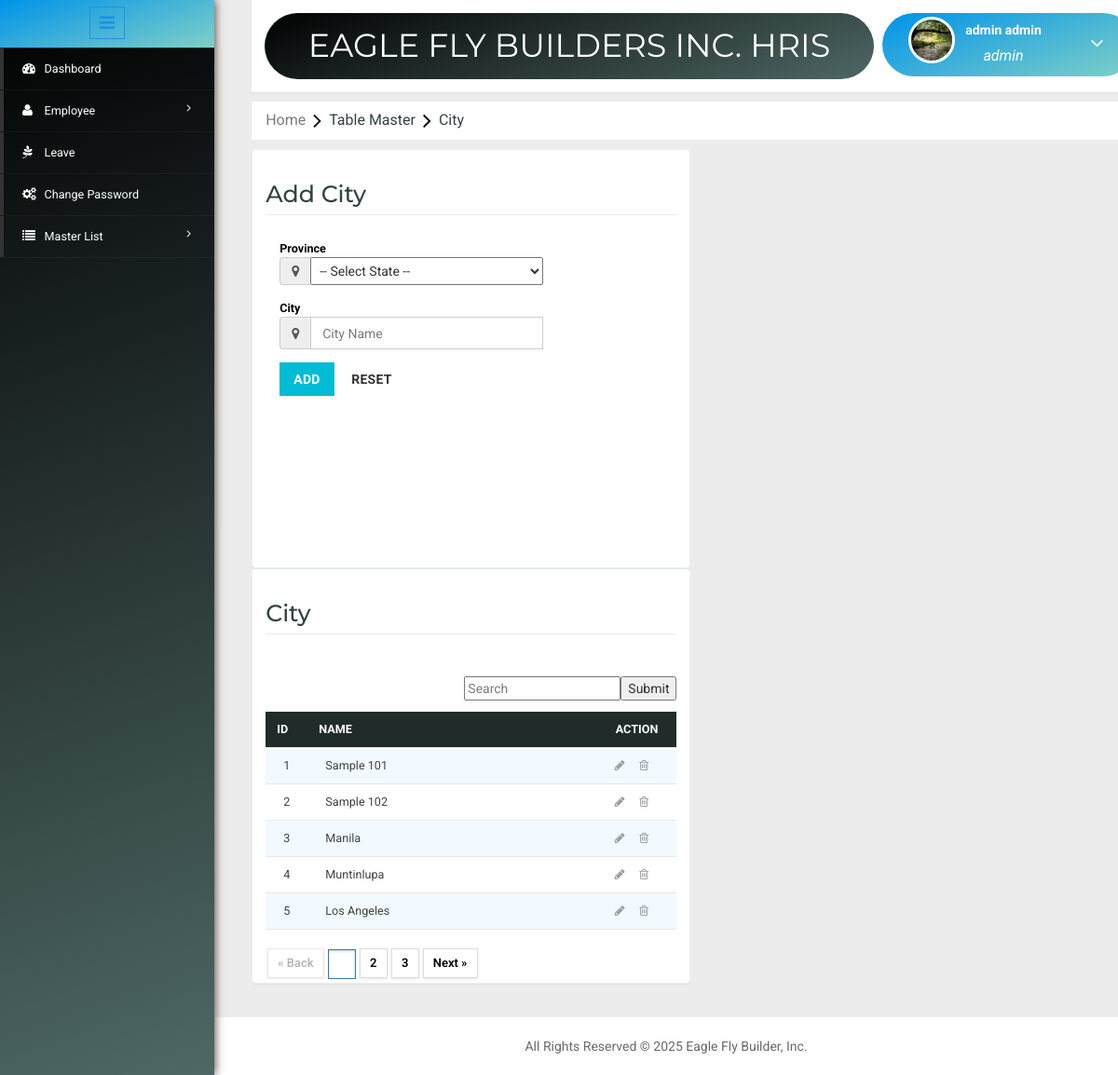
/city.php (signed in), run on the app's committed database.
### tables this page shows
CREATE TABLE `city` (
  `CityId` int(11) NOT NULL,
  `StateId` int(11) NOT NULL,
  `Name` varchar(200) NOT NULL
);

### city.php (the view, shortened to what this page needs)
<?php include('header.php'); ?>
<?php
	$dbs = new database();
	$db=$dbs->connection();
  $name="";
  $current_page = isset($_GET['bn']) ? (int)$_GET['bn'] : 1;
  $pagination = '<div class="pagination">';
  if(isset($_GET['searccity']))
  {
    $SearchCityName = $_GET['searccity'];
    $RecordeLimit = 5;
    $searchcity = mysqli_query($db,"select count(CityId) as total from city where Name like '%".$SearchCityName."%'");
    $CName = mysqli_fetch_array($searchcity);
    $number_of_row =ceil($CName['total']/5);
    if(isset($_GET['bn']) &&intval($_GET['bn']) <= $number_of_row && intval($_GET['bn'] !=0))
    {
      $Skip = (intval($_GET["bn"]) * $RecordeLimit) - $RecordeLimit;
      $sql = mysqli_query($db,"select * from city where Name like '%".$SearchCityName."%' LIMIT $Skip,$RecordeLimit ");
    }
    else
    {
      $sql = mysqli_query($db,"select * from city where Name like '%".$SearchCityName."%' LIMIT $RecordeLimit ");
    }
    if($current_page > 1) {
        $prev = $current_page - 1;
        $params = isset($_GET["searccity"]) ? "searccity=$SearchCityName&" : "";
        $pagination .= "<a href='city.php?{$params}bn=$prev'>&laquo; Back</a>";
    } else {
        $pagination .= "<a class='disabled'>&laquo; Back</a>";
    }
    $start_page = max(1, $current_page - 2);
    $end_page = min($number_of_row, $current_page + 2);
    for($i = $start_page; $i <= $end_page; $i++) {
        $params = isset($_GET["searccity"]) ? "searccity=$SearchCityName&" : "";
        $active = ($i == $current_page) ? 'active' : '';
        if($i == $current_page) {
            $pagination .= "<a class='$active' href='city.php?{$params}bn=$i' style='background-color: #f0f0f0;'>$i</a>";
        } else {
            $pagination .= "<a class='$active' href='city.php?{$params}bn=$i'>$i</a>";
        }
    }
    if($current_page < $number_of_row) {
        $next = $current_page + 1;
        $params = isset($_GET["searccity"]) ? "searccity=$SearchCityName&" : "";
        $pagination .= "<a href='city.php?{$params}bn=$next'>Next &raquo;</a>";
    } else {
        $pagination .= "<a class='disabled'>Next &raquo;</a>";
    }
    $pagination .= '</div>';
  }
  else
  {
    $RecordeLimit = 5;
    $searchCity = mysqli_query($db,"select count(CityId) as total from city ");
    $CName = mysqli_fetch_array($searchCity);
    $number_of_row =ceil($CName['total']/5);
    if(isset($_GET['bn']) && intval($_GET['bn']) <= $number_of_row && intval($_GET['bn'] != 0 ))
    {
      $Skip = (intval($_GET["bn"]) * $RecordeLimit) - $RecordeLimit;
      $sql = mysqli_query($db,"select * from city LIMIT $Skip,$RecordeLimit");
    }
    else
    {
      $sql = mysqli_query($db,"select * from city LIMIT $RecordeLimit");
    }
    if($current_page > 1) {
        $prev = $current_page - 1;
        $params = isset($_GET["searccity"]) ? "searccity=$SearchCityName&" : "";
        $pagination .= "<a href='city.php?{$params}bn=$prev'>&laquo; Back</a>";
    } else {
        $pagination .= "<a class='disabled'>&laquo; Back</a>";
    }
    $start_page = max(1, $current_page - 2);
    $end_page = min($number_of_row, $current_page + 2);
    for($i = $start_page; $i <= $end_page; $i++) {
        $params = isset($_GET["searccity"]) ? "searccity=$SearchCityName&" : "";
        $active = ($i == $current_page) ? 'active' : '';
        if($i == $current_page) {
            $pagination .= "<a class='$active' href='city.php?{$params}bn=$i' style='background-color: #f0f0f0;'>$i</a>";
        } else {
            $pagination .= "<a class='$active' href='city.php?{$params}bn=$i'>$i</a>";
        }
    }
    if($current_page < $number_of_row) {
        $next = $current_page + 1;
        $params = isset($_GET["searccity"]) ? "searccity=$SearchCityName&" : "";
        $pagination .= "<a href='city.php?{$params}bn=$next'>Next &raquo;</a>";
    } else {
        $pagination .= "<a class='disabled'>Next &raquo;</a>";
    }
    $pagination .= '</div>';
  }
?>
<link rel="stylesheet" type="text/css" href="css/table-style.css" />
<link rel="stylesheet" type="text/css" href="css/basictable.css" />
<ol class="breadcrumb" style="margin: 10px 0px ! important;">
    <li class="breadcrumb-item"><a href="Home.php">Home</a><i class="fa fa-angle-right"></i>Table Master<i class="fa fa-angle-right"></i>City</li>
</ol>
<div class="validation-system" style="margin-top: 0;">
 		<div class="validation-form" style="overflow: auto; margin-right:20px; height: 450px; width: 49%; float: left;">
        <form method="POST" action="controller/ccity.php?cityedit=<?php echo isset($row['CityId']) ? $row['CityId'] : ""; ?>">
        <div class="vali-form-group" >
        <h2>Add City</h2>
        	<div class="col-md-3 control-label">
              <label class="control-label">Province</label>
              <div class="input-group">
                  <span class="input-group-addon">
              <i class="fa fa-map-marker" aria-hidden="true"></i>
              </span>
              <select name="state" style="text-transform: capitalize; width: 250px;" required>
                <option value="">-- Select State --</option>
              </select>
              </div>
            </div>
          	<div class="col-md-3 control-label">
            	<label class="control-label">City</label>
              	<div class="input-group">
                  	<span class="input-group-addon">
              			<i class="fa fa-map-marker" aria-hidden="true"></i>
              		</span>
              	<input type="text" name="city" placeholder="City Name" value="<?php echo $name; ?>" required="" class="form-control" style="width: 250px; height: 35px;">
              	</div>
            </div>
        </div>
            <div class="col-md-12 form-group">
              <button type="submit" name="cityy" class="btn btn-primary">Add</button>
              <button type="reset" class="btn btn-default">Reset</button>
            </div>
          <div class="clearfix"> </div>
        </form>
 </div>
 <div class="validation-form" style="width: 49%; overflow: auto;">
 		<div style="height: 396px;">
					<div class="w3l-table-info" >
					  <h2>City</h2>
					  <br>
					  <form method="GET" action="#">
					  	<input style="float: right;" type="submit" name="searchcity" >
					  	<input style="float: right;" placeholder="Search" type="search-box" name="searccity" value="<?php echo(isset($_GET['searccity']))?$_GET['searccity']:"";?>"><br>
					  </form>
					    <table id="table">
						<thead>
						  <tr>
						  	<th>Id</th>
							<th style="width: 5000px;">Name</th>
							<th  style="text-align: center; width: 450px;">Action</th>
						  </tr>
						</thead>
						<tbody>
						<?php $i=1; while($row = mysqli_fetch_assoc($sql)) { ?>
						<tr>
							<td><?php if(isset($_GET['bn'])==0){ echo $i; } else{ echo ($_GET['bn']-1)*5+$i; } $i++;?></td>
							<td><?php echo ucfirst($row['Name']); ?></td>
							<td><a href="?cityedit=<?php echo $row['CityId']; ?>"><i class="fa fa-pencil" aria-hidden="true"></i></a>&nbsp;&nbsp;&nbsp;&nbsp;&nbsp;<a href="controller/ccity.php?citydelete=<?php echo $row['CityId']; ?>"><i class="fa fa-trash-o" aria-hidden="true"></i></a></td>
						 </tr>
              <?php } ?>
						</tbody>
					  </table>
            <div><?php echo $pagination; ?></div>
					</div>
		</div>
 </div>
</div>
<?php include('footer.php'); ?>

### css/table-style.css (style rules this page uses)
table { background: white; border-collapse: collapse; margin: 1.25em 0 0; width: 100%; }
table tr, table th, table td { border: none; border-bottom: 1px solid #e8e8e8; font-size: .95em; }
table th, table td { padding: 10px 12px; text-align: left; }
table th { background: #212b2a; color: #fff; text-transform: uppercase; }
table tr td { background: #f3faff; color: #424242; }
table tr:nth-of-type(2n+2) td { background: #ffffff; }
table { width: 100%; }

### city.php (style rules this page uses)
.pagination { margin: 20px 0; text-align: center; }
.pagination a { color: #000000; padding: 6px 10px; text-decoration: none; border: 1px solid #ddd; margin: 0 2px; font-size: 13px; font-weight: 600; background-color: #ffffff; display: inline-block; min-width: 30px; transition: all 0.2s ease; box-shadow: 0 1px 3px rgba(0,0,0,0.1); position: relative; top: 0; }
.pagination a.active { background-color: #337ab7; color: #ffffff; border: 1px solid #337ab7; transform: none; box-shadow: inset 0 1px 3px rgba(0,0,0,0.2); top: 1px; }
.pagination .disabled { color: #999; pointer-events: none; border: 1px solid #ddd; background-color: #f8f9fa; opacity: 0.7; }

### data on the page
city: Name "Sample 101"
city: Name "Sample 102"
city: Name "Manila"
city: Name "Muntinlupa"
city: Name "Los Angeles"

### other printed values
$_SESSION['User']['FirstName'] "admin"
$_SESSION['User']['LastName'] "admin"
$_SESSION['role']['Name'] "admin"
